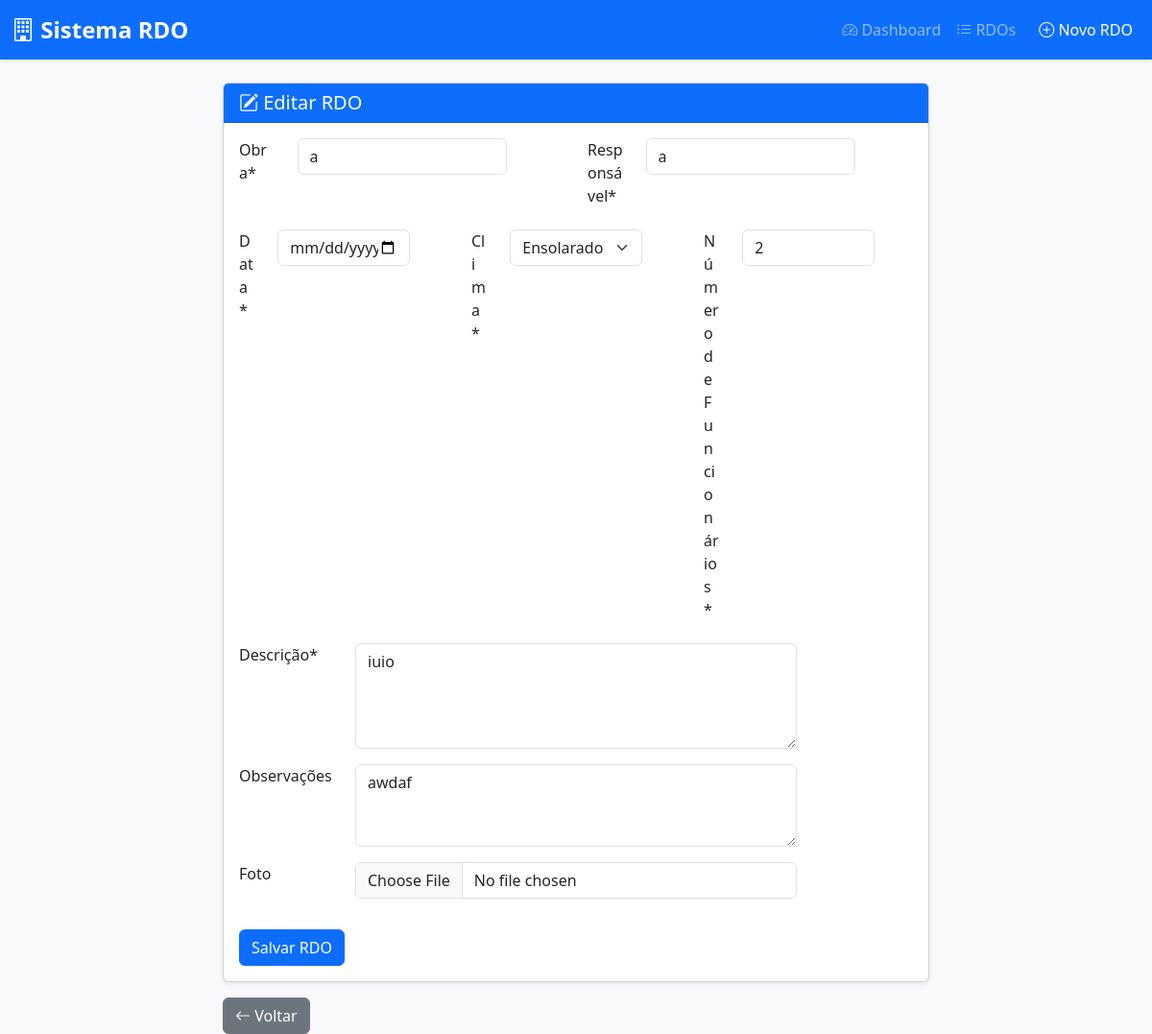
Screenshot of /rdo/1/editar/ with the database file from the repository.
### listag/models.py (models this page shows, shortened)
class RDO(models.Model):
    obra = models.CharField(
        verbose_name='Obra',
        max_length=100,
        null=False,
        blank=False
    )
    responsavel = models.CharField(
        verbose_name='Responsável',
        max_length=100,
        null=False,
        blank=False
    )
    descricao = models.TextField(
        verbose_name='Descrição',
        null=False,
        blank=False
    )
    data = models.DateField(
        verbose_name='Data',
        null=False,
        blank=False
    )
    clima = models.CharField(
        verbose_name='Clima',
        max_length=50,
        null=False,
        blank=False,
        choices=[
            ('ensolarado', 'Ensolarado'),
            ('nublado', 'Nublado'),
            ('chuvoso', 'Chuvoso'),
            ('parcialmente_nublado', 'Parcialmente Nublado'),
            ('tempestuoso', 'Tempestuoso'),
        ]
    )
    funcionarios = models.IntegerField(
        verbose_name='Número de Funcionários',
        null=False,
        blank=False
    )
    observacoes = models.TextField(
        verbose_name='Observações',
        blank=True,
        null=True
    )
    foto = models.ImageField(
        verbose_name='Foto',
        upload_to='rdo_fotos/',
        blank=True,
        null=True
    )
    criado_em = models.DateTimeField(
        verbose_name='Criado em',
        auto_now_add=True
    )
    atualizado_em = models.DateTimeField(
        verbose_name='Atualizado em',
        auto_now=True
    )
    class Meta:
        ordering = ['-data']
        verbose_name = 'RDO'
        verbose_name_plural = 'RDOs'

### listag/views.py (the view)
# urls.py: path('rdo/<int:pk>/editar/', RDOUpdateView.as_view(), name='rdo-editar'),
class RDOUpdateView(UpdateView):
    model = RDO
    form_class = RDOForm
    template_name = 'listag/rdo_form.html'
    success_url = reverse_lazy('rdo-lista')
    def get_context_data(self, **kwargs):
        context = super().get_context_data(**kwargs)
        context['titulo'] = 'Editar RDO'
        return context

### listag/templates/listag/rdo_form.html (shortened to what this page needs)
{% extends 'base.html' %}
{% load crispy_forms_tags %}
{% block content %}
<div class="container">
    <div class="row justify-content-center">
        <div class="col-md-8">
            <div class="card shadow-sm">
                <div class="card-header bg-primary text-white">
                    <h5 class="mb-0">
                        <i class="bi bi-pencil-square"></i> {{ titulo }}
                    </h5>
                </div>
                <div class="card-body">
                    <form method="post" enctype="multipart/form-data">
                        {% crispy form %}
                    </form>
                </div>
            </div>
            <div class="mt-3">
                <a href="{% url 'rdo-lista' %}" class="btn btn-secondary">
                    <i class="bi bi-arrow-left"></i> Voltar
                </a>
            </div>
        </div>
    </div>
</div>
{% endblock %}

### listag/templates/base.html (style rules this page uses)
body { background-color: #f8f9fa; }
.card { transition: transform 0.2s, box-shadow 0.2s; }

### rows the page displays
RDO: obra "a", responsavel "a", clima "Ensolarado", funcionarios "2", descricao "iuio", observacoes "awdaf"

### other values shown
{{ titulo }} "Editar RDO"
